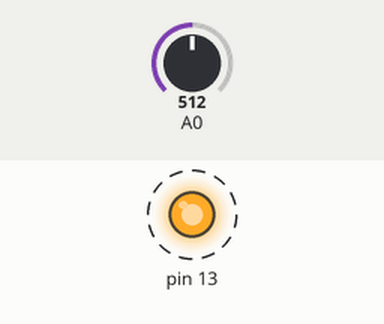
Bench run of a sketch on a simulated Arduino Pro Mini, built with avr-gcc and run on an emulated ATmega328P. Parts: output pins drawn as LEDs (lit = HIGH). Dashed ring = blinking. Inputs (shaded band) come from the test bench; at power-on: A0 = 512. What the sketch prints to the serial monitor is not drawn.

Above: at 0.2 s.
Timing chart, 0 to 3.0 s (numbered marks = the images above):
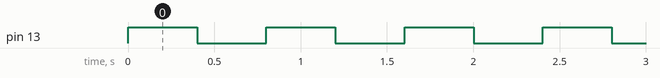

Measured:
- by itself, pin 13: alternates HIGH for 0.40 s and LOW for 0.40 s

The sketch:

arduinoProMiniBlinkSerial.ino
```cpp
/*
Arduino pro mini.
New ATMEGA328 5V 16Mhz

#########################
Microcontroller  ATmega328

Operating Voltage 5V
Input Voltage 5 - 12 V (5V model)

Digital I/O Pins  14 (of which 6 provide PWM output)
Analog Input Pins 6

DC Current per I/O Pin  40 mA

Flash Memory  32 kB (of which 0.5 kB used by bootloader)
SRAM  2 kB
EEPROM  1 kB
Clock Speed 16 MHz (5V model)
#########################
*/

void setup() {
   Serial.begin(9600);
   pinMode(13, OUTPUT);
}

void loop() {
  int sensorValue = analogRead(A0);

  Serial.print("Original:");
  Serial.print(sensorValue);
  Serial.print("\t");

  sensorValue = map(sensorValue, 200, 400, 50, 200);
  Serial.print("Mapped:");
  Serial.print(sensorValue);
  Serial.println();

  digitalWrite(13, HIGH);   // turn the LED on (HIGH is the voltage level)
  delay(400);              // wait for a second
  digitalWrite(13, LOW);    // turn the LED off by making the voltage LOW
  delay(400);              // wait for a second

}
```
